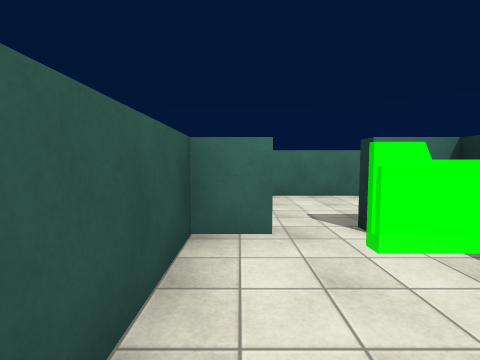
view 1 (above)

24 first-person views from a walk through a scene from a Unity 3-D project. The camera is 1.5 m above the floor, tilts 4° down and sees 85° across. The floor is counted in squares, 2 m on a side. Each view is taken from the middle of a square. On the plan, view 1 faces up. The plan holds only what a view shows up to about 9 squares ahead; the rest is blank. The place goes on beyond the plan. Surface patterns are stand-ins for the level's own textures.

view 2
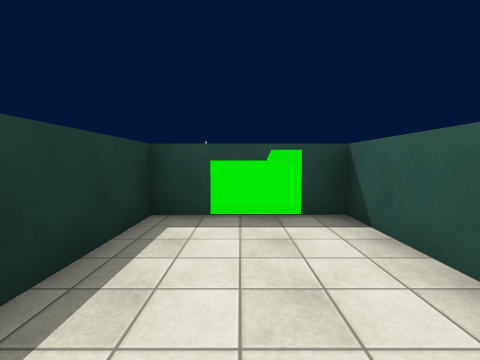

view 3
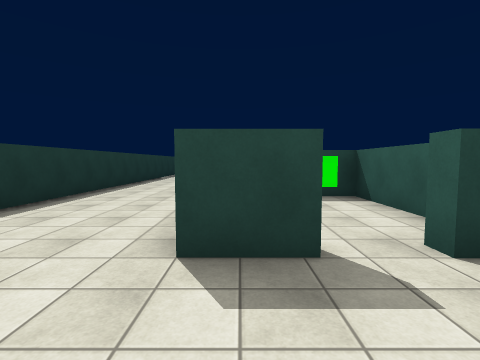

view 4
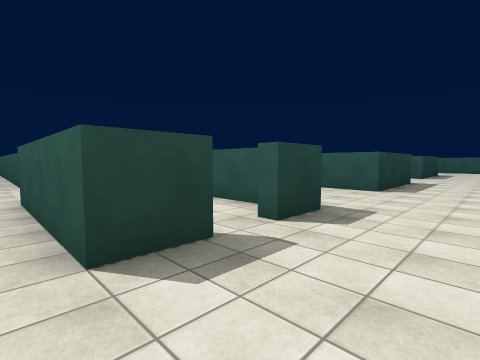

view 5
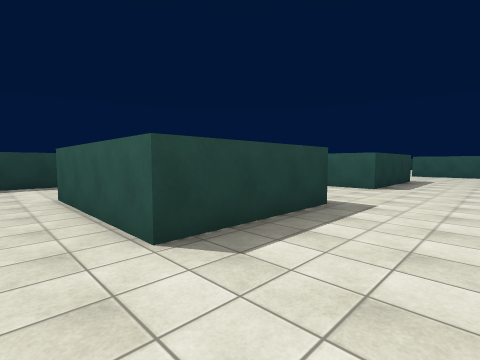

view 6
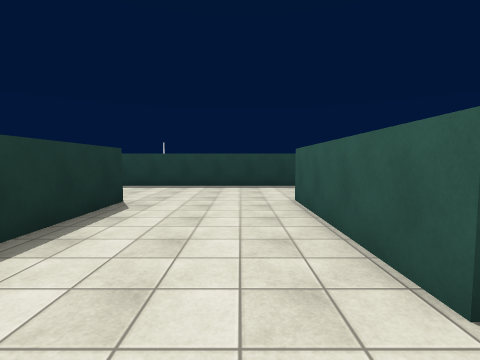

view 7
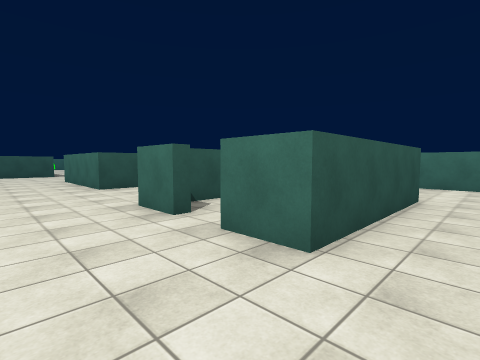

view 8
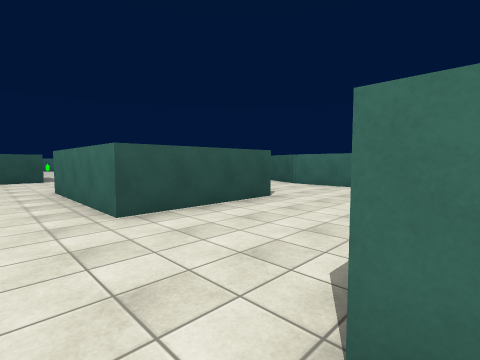

view 9
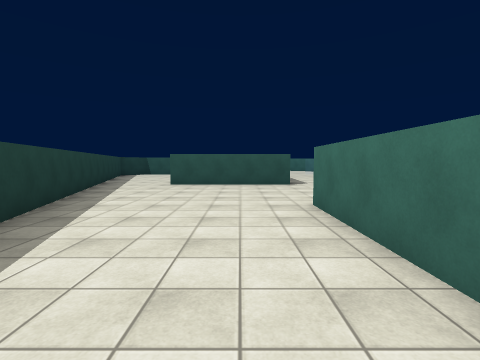

view 10
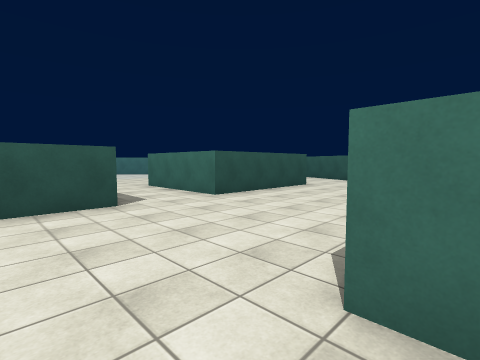

view 11
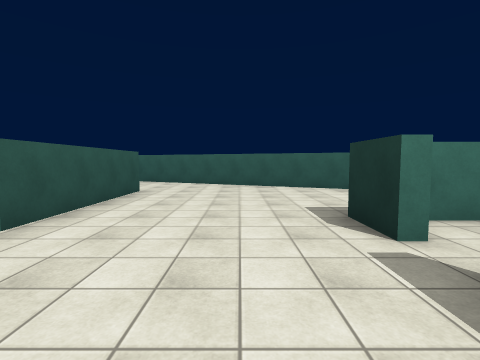

view 12
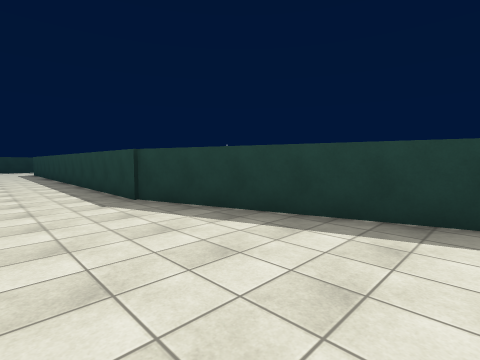

view 13
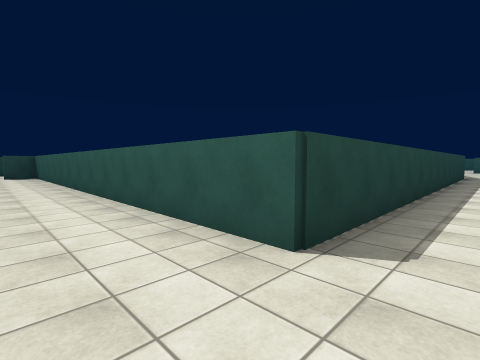

view 14
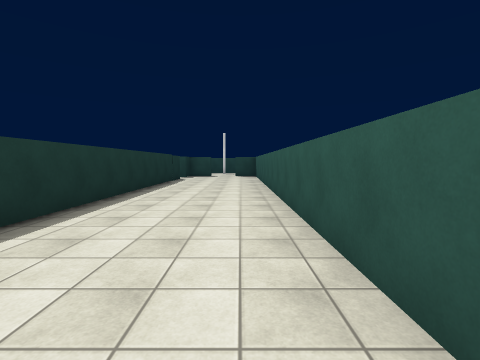

view 15
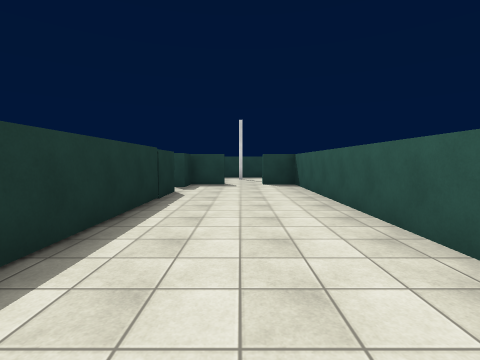

view 16
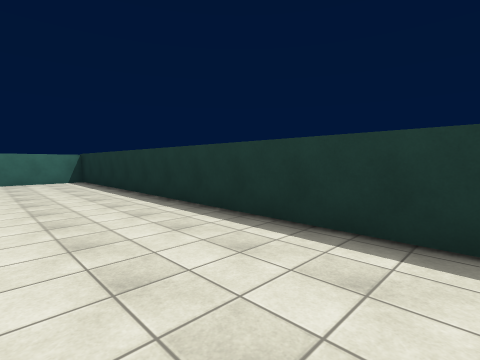

view 17
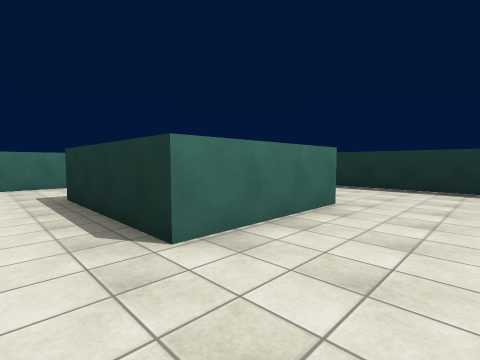

view 18
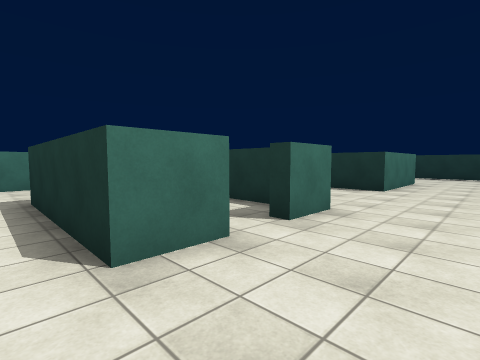

view 19
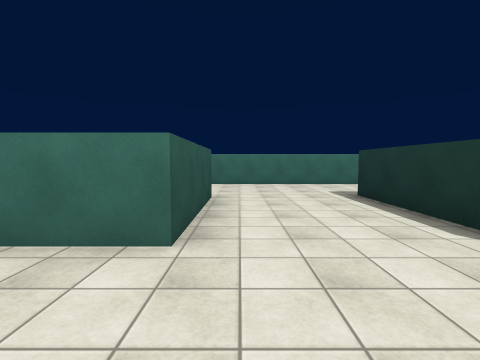

view 20
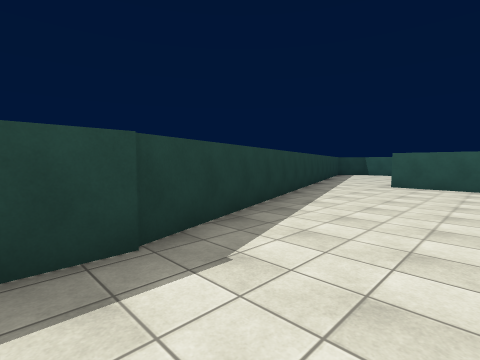

view 21
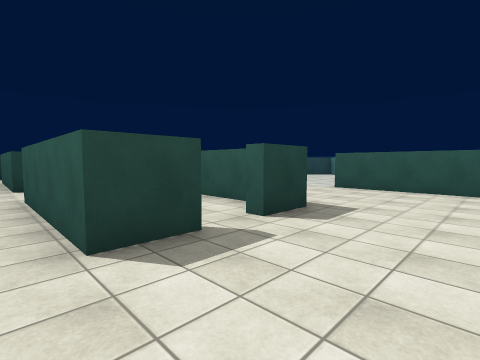

view 22
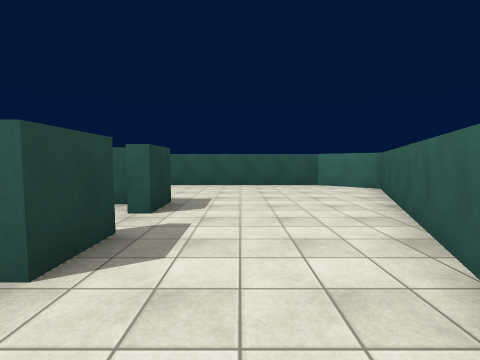

view 23
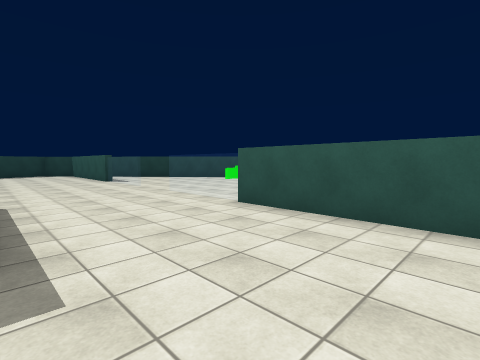

view 24
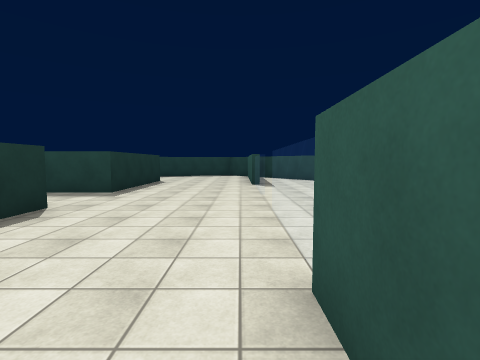

### Floor plan
Key: @ floor where view 1 was taken; # wall or solid block; . floor; = window, fence, low wall or low ledge.
Columns run from 27 left of view 1 to 6 right of it. Each row starts with its distance up from view 1.
 11   ####
 10  ##..###
  9  #.....##
  8  #........###
  7  #..........####
  6  #...##........###################
  5  #...#..#........................#
  4  =...#. #........................#
  3 .=...#  #...#####...####..##.....#
  2 .=...####...#.. #...#  #..#..#...#
  1 ..............  #...# .#..#..#...#
  0 .=...####....####...#..#..#@.#...#
 -1 .=...#  #...........#.##..####...#
 -2 .=...#  #........................#
 -3 .#...#  #........................#
 -4         #........................#
 -5         ......################...#
 -6         ...####              #...#
 -7         ####                 #...#
 -8                              #...#
 -9                              #...#
-10                              #...#
-11                              #...#
-12                              #...#
-13                              #...#
-14                              #...#
-15                              #...#
-16                              #....
-17                              #...#
-18                              ##.##

Positions as (right, up) in squares from view 1, and headings:
1: (0, 0), facing up
2: (1, 3), facing down
3: (2, 5), facing down
4: (3, 5), facing down-left
5: (-3, 5), facing down-left
6: (-3, 4), facing down
7: (-3, -3), facing up-left
8: (-7, -2), facing up-left
9: (-10, -2), facing left
10: (-14, -2), facing up-left
11: (-16, -1), facing up
12: (-16, -2), facing down-right
13: (4, -3), facing down-left
14: (3, -4), facing down
15: (4, -9), facing down
16: (3, -5), facing up-right
17: (-2, -3), facing up-right
18: (-8, -3), facing up-right
19: (-10, -3), facing up
20: (-10, -2), facing down-left
21: (-18, 8), facing down-left
22: (-17, 7), facing left
23: (-22, 8), facing down-left
24: (-25, 6), facing down
